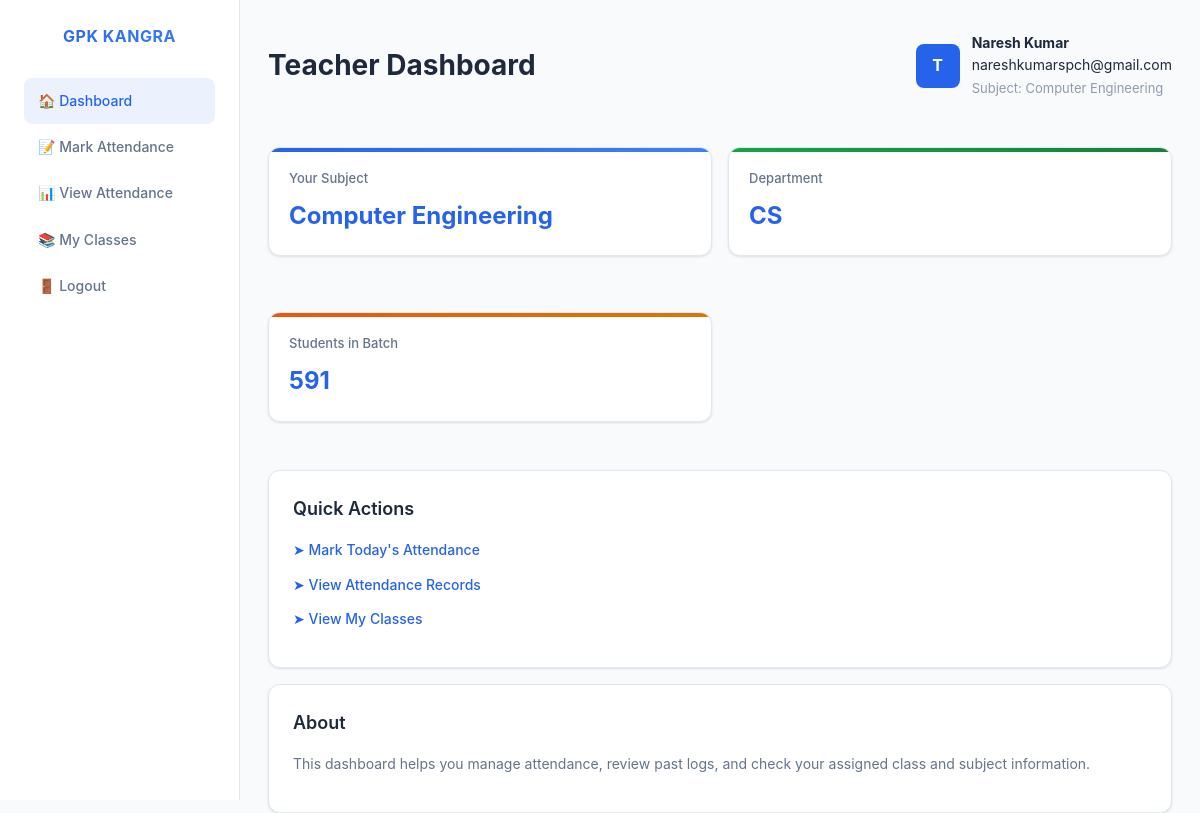
Page /teacher (signed in) on the committed database.
### app.py (models this page shows)
class User(db.Model):
    id = db.Column(db.Integer, primary_key=True)
    role = db.Column(db.String(20), nullable=False)
    name = db.Column(db.String(100), nullable=False)
    email = db.Column(db.String(100), unique=True, nullable=False)
    password = db.Column(db.String(200), nullable=False)
    roll_number = db.Column(db.String(20), nullable=True)
    branch = db.Column(db.String(100), nullable=True)
    semester = db.Column(db.String(20), nullable=True)
    department = db.Column(db.String(100), nullable=True)
    subject = db.Column(db.String(100), nullable=True)

### app.py (the view)
@app.route('/teacher')
def teacher_dashboard():
    if session.get('role') != 'teacher': abort(403)
    teacher = User.query.get(session['user_id'])
    students = User.query.filter_by(role='student').all()
    return render_template("teacher.html", teacher=teacher, students=students)

### templates/teacher.html (shortened to what this page needs)
<!DOCTYPE html>
<html lang="en">
<head>
  <link rel="stylesheet" href="{{ url_for('static', filename='style.css') }}">
</head>
<body>
  <aside class="sidebar">
    <div class="logo">GPK KANGRA</div>
    <a href="{{ url_for('teacher_dashboard') }}" class="menu-link active">🏠 Dashboard</a>
    <a href="{{ url_for('select_class_mark') }}" class="menu-link">📝 Mark Attendance</a>
    <a href="{{ url_for('select_class_view') }}" class="menu-link">📊 View Attendance</a>
    <a href="{{ url_for('teacher_classes') }}" class="menu-link">📚 My Classes</a>
    <a href="{{ url_for('logout') }}" class="menu-link">🚪 Logout</a>
  </aside>
  <main class="main">
    <div class="topbar">
      <div class="dashboard-title">Teacher Dashboard</div>
      <div class="user-box">
        <div class="avatar">T</div>
        <div>
          <strong>{{ teacher.name }}</strong><br>
          {{ teacher.email }}<br>
          <span style="opacity: 0.7;">Subject: {{ teacher.subject }}</span>
        </div>
      </div>
    </div>
    <div class="cards-row">
      <div class="card">
        <div class="card-title">Your Subject</div>
        <div class="card-value">{{ teacher.subject }}</div>
      </div>
      <div class="card">
        <div class="card-title">Department</div>
        <div class="card-value">{{ teacher.department }}</div>
      </div>
      <div class="card">
        <div class="card-title">Students in Batch</div>
        <div class="card-value">{{ students|length }}</div>
      </div>
    </div>
    <div class="content-row">
      <div class="panel">
        <div class="panel-title">Quick Actions</div>
        <p><a href="{{ url_for('mark_attendance') }}">➤ Mark Today's Attendance</a></p>
        <p><a href="{{ url_for('view_attendance') }}">➤ View Attendance Records</a></p>
        <p><a href="{{ url_for('teacher_classes') }}">➤ View My Classes</a></p>
      </div>
      <div class="panel">
        <div class="panel-title">About</div>
        <p>
          This dashboard helps you manage attendance, review past logs, and check your assigned
          class and subject information.
        </p>
      </div>
    </div>
  </main>
</body>
</html>

### static/style.css (style rules this page uses)
* { margin: 0; padding: 0; box-sizing: border-box; }
:root { --primary: #2563eb; --primary-dark: #1e40af; --primary-light: #3b82f6; --primary-gradient: linear-gradient(135deg, #2563eb 0%, #3b82f6 100%); --secondary: #06b6d4; --secondary-gradient: linear-gradient(135deg, #06b6d4 0%, #0891b2 100%); --accent: #dc2626; --accent-warm: #ea580c; --accent-warm-gradient: linear-gradient(135deg, #ea580c 0%, #d97706 100%); --success: #16a34a; --success-gradient: linear-gradient(135deg, #16a34a 0%, #15803d 100%); --warning: #ca8a04; --warning-gradient: linear-gradient(135deg, #ca8a04 0%, #b45309 100%); --purple: #9333ea; --purple-gradient: linear-gradient(135deg, #9333ea 0%, #7c3aed 100%); --pink: #ec4899; --pink-gradient: linear-gradient(135deg, #ec4899 0%, #db2777 100%); --indigo: #4f46e5; --indigo-gradient: linear-gradient(135deg, #4f46e5 0%, #4338ca 100%); --bg-dark: #f8fafc; --bg-darker: #f1f5f9; --card-bg: #ffffff; --border-color: #e2e8f0; --text-light: #1e293b; --text-muted: #64748b; --text-dark: #334155; --shadow: 0 1px 3px rgba(0, 0, 0, 0.08), 0 1px 2px rgba(0, 0, 0, 0.04); --shadow-md: 0 4px 6px rgba(0, 0, 0, 0.1), 0 2px 4px rgba(0, 0, 0, 0.06); --shadow-lg: 0 10px 15px rgba(0, 0, 0, 0.1), 0 4px 6px rgba(0, 0, 0, 0.05); --radius: 8px; --font-sans: -apple-system, BlinkMacSystemFont, 'Segoe UI', 'Roboto', 'Oxygen', 'Ubuntu', 'Cantarell', sans-serif; }
body { font-family: var(--font-sans); background: var(--bg-dark); color: var(--text-light); line-height: 1.6; }
.card { background: var(--card-bg); border-radius: var(--radius); padding: 20px; box-shadow: var(--shadow); border: 1px solid var(--border-color); }
body { background: linear-gradient(135deg, #6a11cb 0%, #2575fc 100%); font-family: "Poppins", Arial, sans-serif; }
.card { background: #fff; border-radius: 10px; box-shadow: 0 4px 8px rgba(0, 0, 0, 0.1); padding: 20px; margin: 20px 0; }

### rows in the picture
User: name "Naresh Kumar", email "nareshkumarspch@gmail.com", subject "Computer Engineering", department "CS"

### other values in the picture
{{ students|length }} "591"
